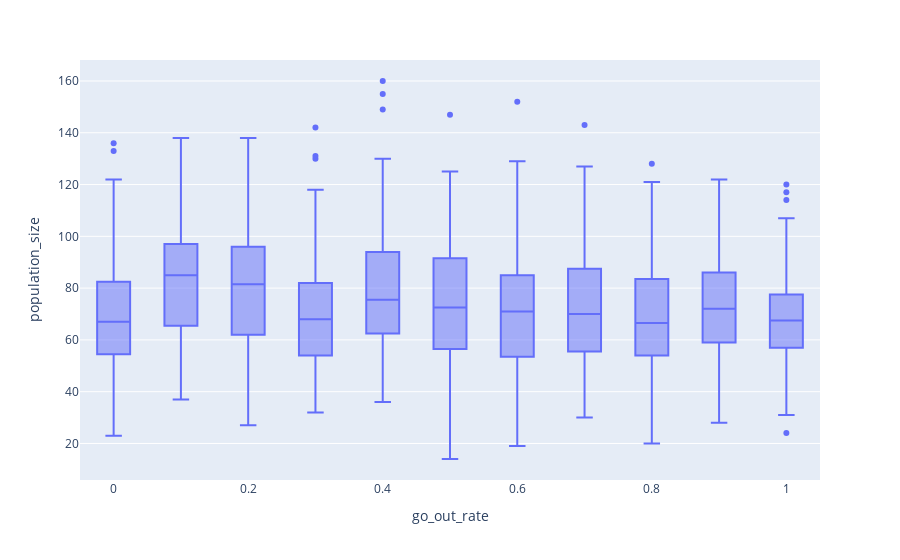

The notebook cell this image was saved under:
### Code cell
def main():
    # パラメータを変数に代入
    n = 11        # パラメータの数
    seed = 100     # seedの数
    iteration = 50 # 世代数

    x_column = 'go_out_rate'
    y_column = 'population_size'

    # データの読み込み
    params = pd.read_csv('results/parameters.csv', index_col=0)
    x_data = params[x_column]
    y_data_list = []

    # 各シミュレーションの最終個体数を取ってくる
    for j in range(1, n+1):
        y_data = []

        for i in range(1, seed+1):
            df = pd.read_csv(f'results/result{i}/episode_{j}.csv')
            x = df[y_column][iteration]
            y_data.append(x)

        y_data_list.append(y_data)

    # plotly描画用
    df_list = []
    for i in range(n):
        data = pd.DataFrame({
            y_column: pd.Series(y_data_list[i]),
            x_column: pd.Series([x_data[i+1]]*seed),
            'random_seed': pd.Series(range(1, seed+1))
        })
        df_list.append(data)

    df_all = pd.concat(df_list, axis=0, ignore_index=True)
    

    # 図1
    # pyplotで描写
    fig = plt.figure()
    ax = fig.add_subplot(111)
    ax.boxplot(y_data_list)
    ax.set_xticklabels(x_data)
    ax.set_xlabel('migration rate')
    ax.set_ylabel('final population size')
    ax.grid(True)
    fig.savefig('tmp1.png', dpi=600)

    fig.show()


    # 図2
    # plotlyで描写
    fig = px.box(df_all, y=y_column, x=x_column)

    fig.show()


if __name__ == '__main__':
    main()

### Figure 1 — Plotly figure (JSON) as saved in the notebook; plotly's stock layout.template omitted (floating-point values rounded to 4 significant figures; data arrays with more than 128 entries replaced by an {"elided": "..."} marker saying what was removed)
{"data": [{"alignmentgroup": "True", "hovertemplate": "go_out_rate=%{x}<br>population_size=%{y}<extra></extra>", "legendgroup": "", "marker": {"color": "#636efa"}, "name": "", "notched": false, "offsetgroup": "", "orientation": "v", "showlegend": false, "type": "box", "x": {"elided": "1100 float values"}, "x0": " ", "xaxis": "x", "y": {"elided": "1100 int values"}, "y0": " ", "yaxis": "y"}], "layout": {"boxmode": "group", "legend": {"tracegroupgap": 0}, "margin": {"t": 60}, "xaxis": {"anchor": "y", "domain": [0, 1], "title": {"text": "go_out_rate"}}, "yaxis": {"anchor": "x", "domain": [0, 1], "title": {"text": "population_size"}}}}
